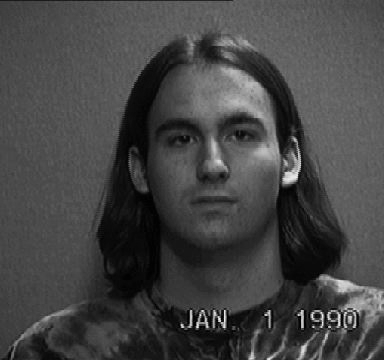
#> input picture png_files/1/FILE15.png, 384 x 360 px
$ python HistogramEqualization.py
#> lines starting #> are read from the running program, lines starting #| are printed output that depends on the picture
import cv2
import numpy as np
from matplotlib import pyplot as plt
# 直方图均衡函数
def Equalization_Histogram (img):
    return cv2.equalizeHist(img)


# 测试上边的函数
if __name__ == '__main__':

    test_img = cv2.imread('./png_files/1/FILE15.png', 0)
#> test_img is the input picture: shape (360, 384); min 0, max 246, mean 68.7

    equalized_test_img = Equalization_Histogram(test_img)
#> in Equalization_Histogram, `return cv2.equalizeHist(img)`:
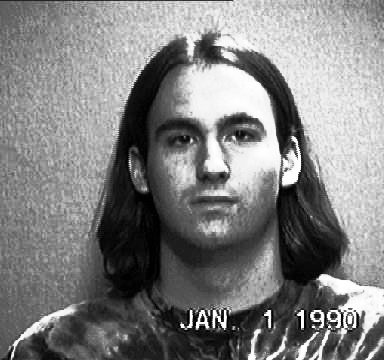
#> returned value: shape (360, 384); min 0, max 255, mean 128.8

    cv2.namedWindow("equalized",0)
    cv2.namedWindow("original",0)
    cv2.imshow('equalized', equalized_test_img)
    cv2.imshow('original', test_img)
    cv2.waitKey(0)
    cv2.destroyAllWindows()

$ run again, with png_files/1/FILE1.png copied over png_files/1/FILE15.png
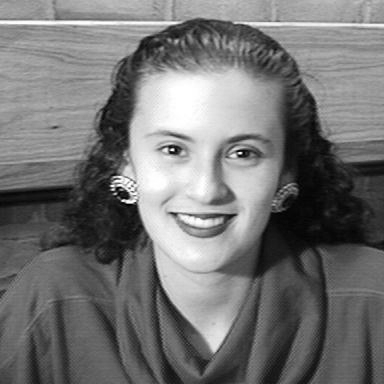
#> input picture png_files/1/FILE1.png, 384 x 384 px
#> test_img is the input picture: shape (384, 384); min 1, max 255, mean 115.7
#> in Equalization_Histogram, `return cv2.equalizeHist(img)`:
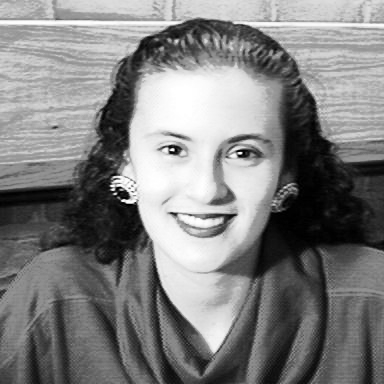
#> returned value: shape (384, 384); min 0, max 255, mean 128.1

$ run again, with png_files/1/FILE10.png copied over png_files/1/FILE15.png
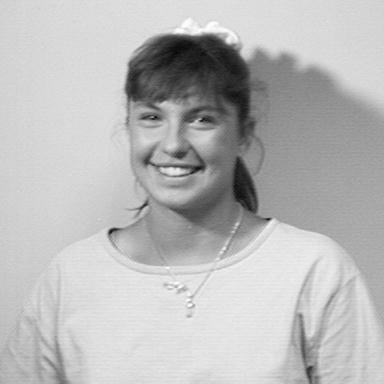
#> input picture png_files/1/FILE10.png, 384 x 384 px
#> test_img is the input picture: shape (384, 384); min 5, max 253, mean 185.8
#> in Equalization_Histogram, `return cv2.equalizeHist(img)`:
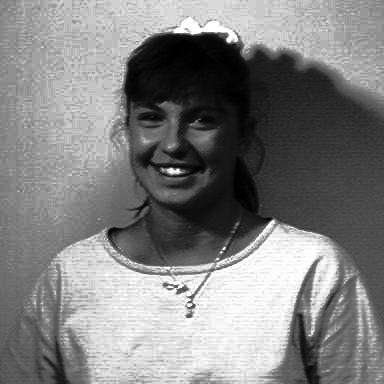
#> returned value: shape (384, 384); min 0, max 255, mean 129.2

$ run again, with png_files/1/FILE11.png copied over png_files/1/FILE15.png
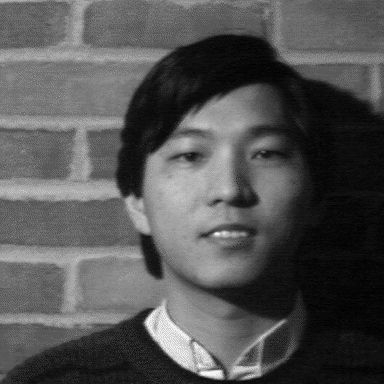
#> input picture png_files/1/FILE11.png, 384 x 384 px
#> test_img is the input picture: shape (384, 384); min 0, max 253, mean 83.7
#> in Equalization_Histogram, `return cv2.equalizeHist(img)`:
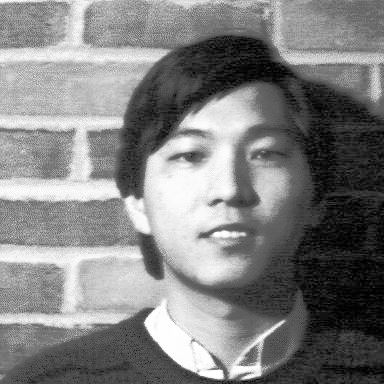
#> returned value: shape (384, 384); min 0, max 255, mean 128.4
